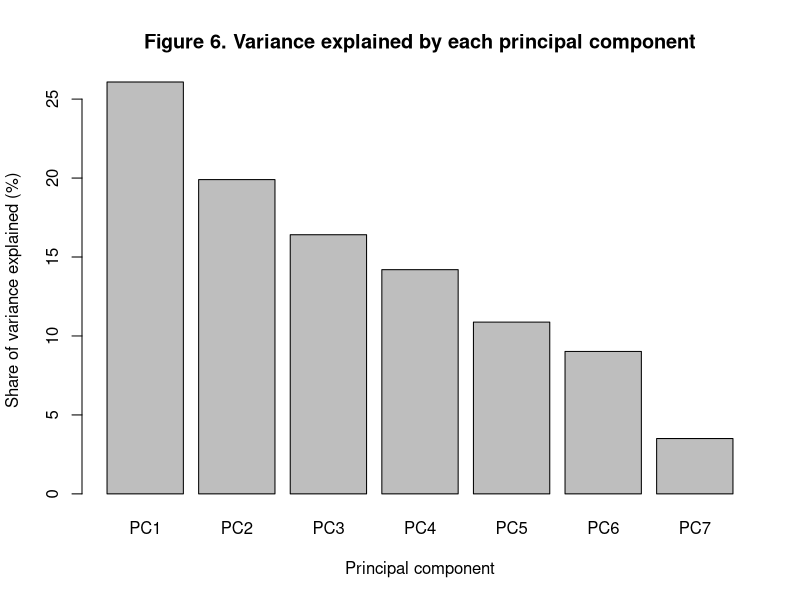

Reproduce this figure in R.
# Author: JL
# PCA and k-means on the Olympic venues, fitted on the training rows only.
# The outcome was kept out of both and only used afterwards, to check whether
# the groups they found had anything to do with what we are trying to predict.

# Reran this from the repo root on 2026-08-30 and it ran without error. The
# variance shares came out the same as the ones pasted further down.

set.seed(123)

ol <- read.csv("data/processed/olympic_model_split.csv")
train <- ol[ol$set == "train", ]

# Used the imputed columns so no rows drop out. Left out the _z and _pct_rank
# versions, which are rescalings of columns already in the list.
feat <- c("log_capacity_imp", "log_gdp_imp", "log_city_pop_imp",
          "log_distance_imp", "venue_age_imp", "years_since_event_imp",
          "years_since_construction_imp")

train_feat <- train[, feat]

# Checked the three time features first. Years since construction should equal
# years since event plus venue age, and filling them separately with medians
# breaks that.
gap <- train$years_since_construction_imp -
  (train$years_since_event_imp + train$venue_age_imp)
cat("Rows where the three time features still add up:",
    sum(abs(gap) < 1e-8), "of", nrow(train), "\n")
# Rows where the three time features still add up: 110 of 567

# Scaled the inputs because they are in different units
# (log seats, log miles, years).
pca <- prcomp(train_feat, scale. = TRUE)
var.pct <- 100 * pca$sdev^2 / sum(pca$sdev^2)

cat("Variance explained by each component (%)\n")
print(round(var.pct, 1))
# [1] 26.1 19.9 16.4 14.2 10.9  9.0  3.5
cat("Running total (%)\n")
print(round(cumsum(var.pct), 1))
# [1]  26.1  46.0  62.4  76.6  87.5  96.5 100.0
cat("Loadings on the first three components\n")
print(round(pca$rotation[, 1:3], 2))
#                               PC1   PC2   PC3
# log_capacity_imp             0.34 -0.36 -0.13
# log_gdp_imp                  0.00 -0.18  0.77
# log_city_pop_imp             0.00 -0.36 -0.52
# log_distance_imp             0.34 -0.48 -0.11
# venue_age_imp                0.66  0.08  0.14
# years_since_event_imp        0.00  0.55 -0.28
# years_since_construction_imp 0.58  0.41 -0.01

# Ran k from 1 to 8 first, to pick the number of groups from the data.
train_scaled <- scale(train_feat)
wss <- numeric(8)
for (k in 1:8) {
  wss[k] <- kmeans(train_scaled, centers = k, nstart = 25)$tot.withinss
}
cat("Within-cluster sum of squares for k = 1 to 8\n")
print(round(wss, 1))
# [1] 3962.0 3191.8 2707.5 2339.6 1995.5 1741.5 1553.5 1436.5

# Took three groups to look at. There is no clear elbow above, so this is for
# inspection rather than a number the data pointed to.
km <- kmeans(train_scaled, centers = 3, nstart = 25)
train$cluster <- km$cluster

cat("Cluster sizes\n")
print(table(train$cluster))
#   1   2   3
#  25 236 306
cat("Unused venues in each cluster\n")
print(table(train$cluster, train$white_elephant))
#     FALSE TRUE
#   1    25    0
#   2   228    8
#   3   297    9
cat("Share of each cluster that is an unused venue\n")
print(round(aggregate(white_elephant ~ cluster, data = train, FUN = mean), 3))
#   cluster white_elephant
# 1       1          0.000
# 2       2          0.034
# 3       3          0.029
# All three groups sit near the 3% base rate, so which cluster a venue lands
# in doesn't say much about whether it goes unused. The cluster numbers get
# shuffled between runs, so only the grouping is stable, not the labels.
cat("Cluster averages on the original features\n")
print(round(aggregate(train[, feat], by = list(cluster = train$cluster),
                      FUN = mean), 2))
#   cluster log_capacity_imp log_gdp_imp log_city_pop_imp log_distance_imp
# 1       1            10.03        9.12             7.46             2.84
# 2       2             9.59        9.67             7.88             1.96
# 3       3             9.60        8.49             7.87             1.93
#   venue_age_imp years_since_event_imp years_since_construction_imp
# 1         47.08                 41.44                        88.52
# 2          6.61                 24.01                        38.22
# 3          6.42                 71.31                        43.21

# Dropped the cluster scatter we first drew because the groups overlap heavily
# and the tables above make the same point.
png("reports/cleaning_preprocessing/figs/fig1_pca_scree.png",
    width = 1800, height = 1100, res = 200)
barplot(var.pct,
        names.arg = paste0("PC", 1:7),
        main = "Figure 6. Variance explained by each principal component",
        xlab = "Principal component",
        ylab = "Share of variance explained (%)")
dev.off()

cat("Saved fig1_pca_scree.png\n")
